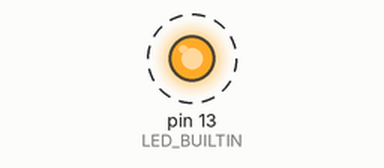
Recording of a sketch running on a simulated Arduino Uno, built with avr-gcc and run on an emulated ATmega328P. Parts: output pins drawn as LEDs (lit = HIGH). Dashed ring = blinking. Random numbers use the default seed unless the sketch sets one; what the sketch prints to the serial monitor is not drawn.

Above: at 0.5 s.
Timing chart, 0 to 4.6 s (numbered marks = the images above):
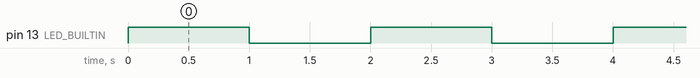

Measured:
- by itself, pin 13 (LED_BUILTIN): alternates HIGH for 1.0 s and LOW for 1.0 s

The sketch:

test.serial.arduino.ino
```cpp
// the setup function runs once when you press reset or power the board
void setup() {
  // initialize digital pin LED_BUILTIN as an output.
  pinMode(LED_BUILTIN, OUTPUT);
  Serial.begin(9600);
   Serial.println("Hello World!");

}

// the loop function runs over and over again forever
void loop() {

  digitalWrite(LED_BUILTIN, HIGH);   // turn the LED on (HIGH is the voltage level)
  delay(1000);                       // wait for a second
  digitalWrite(LED_BUILTIN, LOW);    // turn the LED off by making the voltage LOW
  delay(1000);
                  // wait for a second
  generate8BitsString();
}

void generate8BitsString() {
  String bits = "";
  for (int i = 0; i < 8; i++) {
    bits += random(0, 2);
  }
  Serial.println(bits);
}
```
